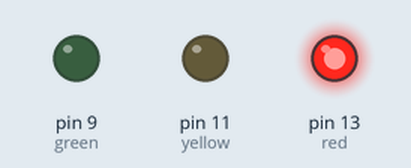
The sketch below on a simulated Arduino Uno, built with avr-gcc and run on an emulated ATmega328P. On the bench: output pins drawn as LEDs (lit = HIGH).

Above: at 1.5 s.
At 6.0 s:
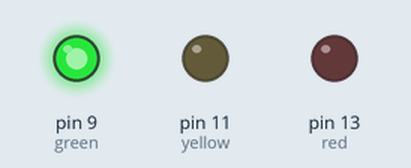
At 9.0 s:
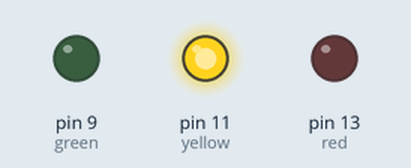
Timing chart, 0 to 13.0 s (numbered marks = the images above):
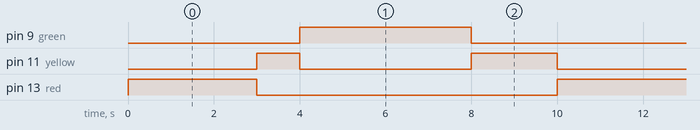

The sketch:

traffic.ino
```cpp
int red = 13;
int yellow = 11;
int green = 9;


void setup()
{
pinMode(red,OUTPUT);
pinMode(yellow,OUTPUT);
pinMode(green,OUTPUT);
}

void loop()
{
changeLights();
delay(2000);
}

void changeLights(){
digitalWrite(red,HIGH);
  digitalWrite(yellow,LOW);
delay(3000);
digitalWrite(yellow,HIGH);
digitalWrite(red,LOW);
delay(1000);
digitalWrite(yellow,LOW);
digitalWrite(green,HIGH);
delay(4000);

digitalWrite(yellow,HIGH);
digitalWrite(green,LOW);
}
```

Measured:
- by itself, pin 9 (green): alternates HIGH for 4.0 s and LOW for 6.0 s
- by itself, pin 11 (yellow): repeats every 10.0 s: LOW 4.0 s, HIGH 2.0 s, LOW 3.0 s, HIGH 1.0 s
- by itself, pin 13 (red): alternates HIGH for 3.0 s and LOW for 7.0 s
